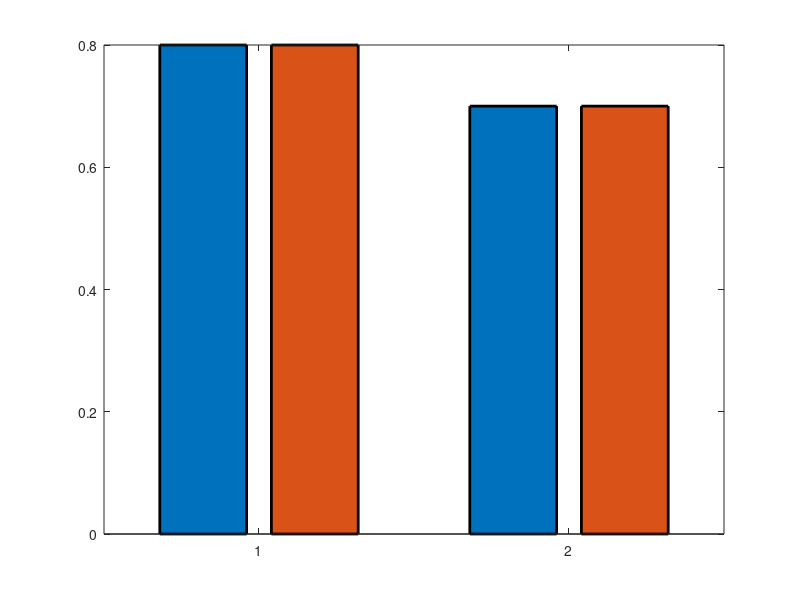

The MATLAB source for this figure: (Note: this script raises an error after producing the figure.)
%% Figure 2

%% Figure 2B - Predicted result

clear; close all

COLOR_PRED_SUCCESS = [0.4660 0.6740 0.1880];
COLOR_PRED_FAIL = [0.5 0.5 0.5];

% Unbiased
unbiased_data = [0.8 0.8; 0.7 0.7];
figure('color', 'w', 'Position', [500, 500, 240, 240]);
b = bar(unbiased_data, 'grouped', 'LineWidth', 2);
hold on;
b(1).FaceColor = COLOR_PRED_SUCCESS;
b(2).FaceColor = COLOR_PRED_FAIL;

ylim([0.5 1]);
legend({'Prediction Success', 'Prediction Fail'}, 'FontSize', 12);
xticks(1:3);
xticklabels({'', '', ''});
yticks([]);
set(gca, 'FontSize', 20, 'LineWidth', 2);
hold off;

% Prediction bias
predbias_data = [0.9 0.7; 0.6 0.8];
figure('color', 'w', 'Position', [500, 500, 240, 240]);
b = bar(predbias_data, 'grouped', 'LineWidth', 2);
hold on;
b(1).FaceColor = COLOR_PRED_SUCCESS;
b(2).FaceColor = COLOR_PRED_FAIL;

ylim([0.5 1]);
xticks(1:3);
xticklabels({'', '', ''});
yticks([]);
set(gca, 'FontSize', 20, 'LineWidth', 2);
hold off;
%% Figure 2B - Actual result

% 4. partner choice
% 5. partner reward
% 7. prediction choice
% 9. self choice

addpath('../behavior_data/OL');
load('OL_Indiv_data.mat');

COL_GROUP = 3;
COL_PARTNER = 4;
COL_REWARD = 5;
COL_PREDICTION = 7;
COL_SELF = 9;

data_blocks = {data_indiv_8, data_indiv_10, data_indiv_12};
n_subj = numel(data_indiv_8);
n_blocks = numel(data_blocks);
n_trials = size(data_blocks{1}{total_subj(1)}, 1);

total_pred_win_count = zeros(n_subj, 1);
total_pred_lose_count = zeros(n_subj, 1);
total_pred_win_stay_count = zeros(n_subj, 1);
total_pred_lose_shift_count = zeros(n_subj, 1);
total_nopred_win_count = zeros(n_subj, 1);
total_nopred_lose_count = zeros(n_subj, 1);
total_nopred_win_stay_count = zeros(n_subj, 1);
total_nopred_lose_shift_count = zeros(n_subj, 1);
pred_win_stay_behavior = nan(n_subj, n_blocks);
pred_lose_shift_behavior = nan(n_subj, n_blocks);
nopred_win_stay_behavior = nan(n_subj, n_blocks);
nopred_lose_shift_behavior = nan(n_subj, n_blocks);

for subj = total_subj
    for p = 1:n_blocks
        data = data_blocks{p}{subj};
        
        pred_win_count = 0; pred_win_stay_count = 0; pred_win_shift_count = 0;
        pred_lose_count = 0; pred_lose_stay_count = 0; pred_lose_shift_count = 0;
        nopred_win_count = 0; nopred_win_stay_count = 0; nopred_win_shift_count = 0;
        nopred_lose_count = 0; nopred_lose_stay_count = 0; nopred_lose_shift_count = 0;
        
        for t = 1:n_trials
            if data(t, COL_PREDICTION) == data(t, COL_PARTNER)
                if data(t, COL_REWARD) == 1
                    pred_win_count = pred_win_count + 1;
                    if data(t, COL_SELF) == data(t, COL_PARTNER)
                        pred_win_stay_count = pred_win_stay_count + 1;
                    elseif data(t, COL_SELF) ~= data(t, COL_PARTNER)
                        pred_win_shift_count = pred_win_shift_count + 1;
                    end
                else
                    pred_lose_count = pred_lose_count + 1;
                    if data(t, COL_SELF) == data(t, COL_PARTNER)
                        pred_lose_stay_count = pred_lose_stay_count + 1;
                    elseif data(t, COL_SELF) ~= data(t, COL_PARTNER)
                        pred_lose_shift_count = pred_lose_shift_count + 1;
                    end
                end
            else
                if data(t, COL_REWARD) == 1
                    nopred_win_count = nopred_win_count + 1;
                    if data(t, COL_SELF) == data(t, COL_PARTNER)
                        nopred_win_stay_count = nopred_win_stay_count + 1;
                    elseif data(t, COL_SELF) ~= data(t, COL_PARTNER)
                        nopred_win_shift_count = nopred_win_shift_count + 1;
                    end
                else
                    nopred_lose_count = nopred_lose_count + 1;
                    if data(t, COL_SELF) == data(t, COL_PARTNER)
                        nopred_lose_stay_count = nopred_lose_stay_count + 1;
                    elseif data(t, COL_SELF) ~= data(t, COL_PARTNER)
                        nopred_lose_shift_count = nopred_lose_shift_count + 1;
                    end
                end
            end
        end
        pred_win_stay_behavior(subj,p) = pred_win_stay_count/pred_win_count;
        pred_lose_shift_behavior(subj,p) = pred_lose_shift_count/pred_lose_count;
        nopred_win_stay_behavior(subj,p) = nopred_win_stay_count/nopred_win_count;
        nopred_lose_shift_behavior(subj,p) = nopred_lose_shift_count/nopred_lose_count;

        total_pred_win_count(subj,1) = total_pred_win_count(subj,1) + pred_win_count;
        total_pred_lose_count(subj,1) = total_pred_lose_count(subj,1) + pred_lose_count;
        total_nopred_win_count(subj,1) = total_nopred_win_count(subj,1) + nopred_win_count;
        total_nopred_lose_count(subj,1) = total_nopred_lose_count(subj,1) + nopred_lose_count;

        total_pred_win_stay_count(subj,1) = total_pred_win_stay_count(subj,1) + pred_win_stay_count;
        total_pred_lose_shift_count(subj,1) = total_pred_lose_shift_count(subj,1) + pred_lose_shift_count;
        total_nopred_win_stay_count(subj,1) = total_nopred_win_stay_count(subj,1) + nopred_win_stay_count;
        total_nopred_lose_shift_count(subj,1) = total_nopred_lose_shift_count(subj,1) + nopred_lose_shift_count;
    end
end

pred_WS = total_pred_win_stay_count ./ total_pred_win_count;
pred_LS = total_pred_lose_shift_count ./ total_pred_lose_count;
pred_WSLS = (total_pred_win_stay_count + total_pred_lose_shift_count) ./ (total_pred_win_count + total_pred_lose_count);

nopred_WS = total_nopred_win_stay_count ./ total_nopred_win_count;
nopred_LS = total_nopred_lose_shift_count ./ total_nopred_lose_count;
nopred_WSLS = (total_nopred_win_stay_count + total_nopred_lose_shift_count) ./ (total_nopred_win_count + total_nopred_lose_count);

mean_pred_WS = mean(pred_WS(total_subj,:));
mean_pred_LS = mean(pred_LS(total_subj,:));
mean_pred_WSLS = mean(pred_WSLS(total_subj,:));

mean_nopred_WS = mean(nopred_WS(total_subj,:));
mean_nopred_LS = mean(nopred_LS(total_subj,:));
mean_nopred_WSLS = mean(nopred_WSLS(total_subj,:));

sem_pred_WS = std(pred_WS(total_subj,:))/sqrt(length(total_subj));
sem_pred_LS = std(pred_LS(total_subj,:))/sqrt(length(total_subj));
sem_pred_WSLS = std(pred_WSLS(total_subj,:))/sqrt(length(total_subj));

sem_nopred_WS = std(nopred_WS(total_subj,:))/sqrt(length(total_subj));
sem_nopred_LS = std(nopred_LS(total_subj,:))/sqrt(length(total_subj));
sem_nopred_WSLS = std(nopred_WSLS(total_subj,:))/sqrt(length(total_subj));

pred_data = [mean_pred_WS mean_nopred_WS; ...
    mean_pred_LS mean_nopred_LS];
pred_sem_data = [sem_pred_WS sem_nopred_WS; ...
    sem_pred_LS sem_nopred_LS];

numGroups = size(pred_data, 1);
numBars = size(pred_data, 2); 

groupWidth = min(0.8, numBars/(numBars + 1.5));

figure('color', 'w', 'Position', [500, 500, 320, 280]);
b = bar(pred_data, 'grouped', 'LineWidth', 2);
hold on;
b(1).FaceColor = COLOR_PRED_SUCCESS;
b(2).FaceColor = COLOR_PRED_FAIL;

for i = 1:numBars
    x = (1:numGroups) - groupWidth/2 + (2*i-1) * groupWidth / (2*numBars); 
    err = errorbar(x, pred_data(:,i), pred_sem_data(:,i), 'k', 'linestyle', 'none', 'LineWidth', 3);
    err.CapSize = 15;
end
ylim([0.5 1]);
legend({'Prediction Success', 'Prediction Fail'}, 'FontSize', 12);
xticks(1:3);
xticklabels({'', '', ''});
set(gca, 'FontSize', 20, 'LineWidth', 2);

hold off;

[h_ws_pred_vs_nopred, p_ws_pred_vs_nopred, ci_ws_pred_vs_nopred, stats_ws_pred_vs_nopred] = ttest(pred_WS(total_subj), nopred_WS(total_subj));
[h_ls_pred_vs_nopred, p_ls_pred_vs_nopred, ci_ls_pred_vs_nopred, stats_ls_pred_vs_nopred] = ttest(pred_LS(total_subj), nopred_LS(total_subj));

%%% (Prediction) Win-Stay & Lose-Shift
%% Figure 2C

% 4. partner choice
% 5. partner reward
% 7. prediction choice
% 9. self choice

if ~exist('data_blocks', 'var') || ~exist('COL_GROUP', 'var')
    addpath('../behavior_data/OL');
    load('OL_Indiv_data.mat');
    COL_GROUP = 3;
    COL_PARTNER = 4;
    COL_REWARD = 5;
    COL_PREDICTION = 7;
    COL_SELF = 9;
    data_blocks = {data_indiv_8, data_indiv_10, data_indiv_12};
    n_subj = numel(data_indiv_8);
    n_blocks = numel(data_blocks);
    n_trials = size(data_blocks{1}{total_subj(1)}, 1);
end

total_pred_win_In_count = zeros(n_subj, 1);
total_pred_lose_In_count = zeros(n_subj, 1);
total_pred_win_In_stay_count = zeros(n_subj, 1);
total_pred_lose_In_shift_count = zeros(n_subj, 1);
total_nopred_win_In_count = zeros(n_subj, 1);
total_nopred_lose_In_count = zeros(n_subj, 1);
total_nopred_win_In_stay_count = zeros(n_subj, 1);
total_nopred_lose_In_shift_count = zeros(n_subj, 1);

total_pred_win_Out_count = zeros(n_subj, 1);
total_pred_lose_Out_count = zeros(n_subj, 1);
total_pred_win_Out_stay_count = zeros(n_subj, 1);
total_pred_lose_Out_shift_count = zeros(n_subj, 1);
total_nopred_win_Out_count = zeros(n_subj, 1);
total_nopred_lose_Out_count = zeros(n_subj, 1);
total_nopred_win_Out_stay_count = zeros(n_subj, 1);
total_nopred_lose_Out_shift_count = zeros(n_subj, 1);

pred_win_In_stay_behavior = nan(n_subj, n_blocks);
pred_lose_In_shift_behavior = nan(n_subj, n_blocks);
nopred_win_In_stay_behavior = nan(n_subj, n_blocks);
nopred_lose_In_shift_behavior = nan(n_subj, n_blocks);
pred_win_Out_stay_behavior = nan(n_subj, n_blocks);
pred_lose_Out_shift_behavior = nan(n_subj, n_blocks);
nopred_win_Out_stay_behavior = nan(n_subj, n_blocks);
nopred_lose_Out_shift_behavior = nan(n_subj, n_blocks);

for subj = total_subj
    for p = 1:n_blocks
        data = data_blocks{p}{subj};
        
        pred_win_In_count = 0; pred_win_In_stay_count = 0; pred_win_In_shift_count = 0;
        pred_lose_In_count = 0; pred_lose_In_stay_count = 0; pred_lose_In_shift_count = 0;
        nopred_win_In_count = 0; nopred_win_In_stay_count = 0; nopred_win_In_shift_count = 0;
        nopred_lose_In_count = 0; nopred_lose_In_stay_count = 0; nopred_lose_In_shift_count = 0;
        
        pred_win_Out_count = 0; pred_win_Out_stay_count = 0; pred_win_Out_shift_count = 0;
        pred_lose_Out_count = 0; pred_lose_Out_stay_count = 0; pred_lose_Out_shift_count = 0;
        nopred_win_Out_count = 0; nopred_win_Out_stay_count = 0; nopred_win_Out_shift_count = 0;
        nopred_lose_Out_count = 0; nopred_lose_Out_stay_count = 0; nopred_lose_Out_shift_count = 0;
        
        for t = 1:n_trials
            if data(t, COL_GROUP) == 1
                if data(t, COL_PREDICTION) == data(t, COL_PARTNER)
                    if data(t, COL_REWARD) == 1
                        pred_win_In_count = pred_win_In_count + 1;
                        if data(t, COL_SELF) == data(t, COL_PARTNER)
                            pred_win_In_stay_count = pred_win_In_stay_count + 1;
                        elseif data(t, COL_SELF) ~= data(t, COL_PARTNER)
                            pred_win_In_shift_count = pred_win_In_shift_count + 1;
                        end
                    else
                        pred_lose_In_count = pred_lose_In_count + 1;
                        if data(t, COL_SELF) == data(t, COL_PARTNER)
                            pred_lose_In_stay_count = pred_lose_In_stay_count + 1;
                        elseif data(t, COL_SELF) ~= data(t, COL_PARTNER)
                            pred_lose_In_shift_count = pred_lose_In_shift_count + 1;
                        end
                    end
                else
                    if data(t, COL_REWARD) == 1
                        nopred_win_In_count = nopred_win_In_count + 1;
                        if data(t, COL_SELF) == data(t, COL_PARTNER)
                            nopred_win_In_stay_count = nopred_win_In_stay_count + 1;
                        elseif data(t, COL_SELF) ~= data(t, COL_PARTNER)
                            nopred_win_In_shift_count = nopred_win_In_shift_count + 1;
                        end
                    else
                        nopred_lose_In_count = nopred_lose_In_count + 1;
                        if data(t, COL_SELF) == data(t, COL_PARTNER)
                            nopred_lose_In_stay_count = nopred_lose_In_stay_count + 1;
                        elseif data(t, COL_SELF) ~= data(t, COL_PARTNER)
                            nopred_lose_In_shift_count = nopred_lose_In_shift_count + 1;
                        end
                    end
                end
            else
                if data(t, COL_PREDICTION) == data(t, COL_PARTNER)
                    if data(t, COL_REWARD) == 1
                        pred_win_Out_count = pred_win_Out_count + 1;
                        if data(t, COL_SELF) == data(t, COL_PARTNER)
                            pred_win_Out_stay_count = pred_win_Out_stay_count + 1;
                        elseif data(t, COL_SELF) ~= data(t, COL_PARTNER)
                            pred_win_Out_shift_count = pred_win_Out_shift_count + 1;
                        end
                    else
                        pred_lose_Out_count = pred_lose_Out_count + 1;
                        if data(t, COL_SELF) == data(t, COL_PARTNER)
                            pred_lose_Out_stay_count = pred_lose_Out_stay_count + 1;
                        elseif data(t, COL_SELF) ~= data(t, COL_PARTNER)
                            pred_lose_Out_shift_count = pred_lose_Out_shift_count + 1;
                        end
                    end
                else
                    if data(t, COL_REWARD) == 1
                        nopred_win_Out_count = nopred_win_Out_count + 1;
                        if data(t, COL_SELF) == data(t, COL_PARTNER)
                            nopred_win_Out_stay_count = nopred_win_Out_stay_count + 1;
                        elseif data(t, COL_SELF) ~= data(t, COL_PARTNER)
                            nopred_win_Out_shift_count = nopred_win_Out_shift_count + 1;
                        end
                    else
                        nopred_lose_Out_count = nopred_lose_Out_count + 1;
                        if data(t, COL_SELF) == data(t, COL_PARTNER)
                            nopred_lose_Out_stay_count = nopred_lose_Out_stay_count + 1;
                        elseif data(t, COL_SELF) ~= data(t, COL_PARTNER)
                            nopred_lose_Out_shift_count = nopred_lose_Out_shift_count + 1;
                        end
                    end
                end
            end
        end
        pred_win_In_stay_behavior(subj,p) = pred_win_In_stay_count/pred_win_In_count;
        pred_lose_In_shift_behavior(subj,p) = pred_lose_In_shift_count/pred_lose_In_count;
        nopred_win_In_stay_behavior(subj,p) = nopred_win_In_stay_count/nopred_win_In_count;
        nopred_lose_In_shift_behavior(subj,p) = nopred_lose_In_shift_count/nopred_lose_In_count;

        pred_win_Out_stay_behavior(subj,p) = pred_win_Out_stay_count/pred_win_Out_count;
        pred_lose_Out_shift_behavior(subj,p) = pred_lose_Out_shift_count/pred_lose_Out_count;
        nopred_win_Out_stay_behavior(subj,p) = nopred_win_Out_stay_count/nopred_win_Out_count;
        nopred_lose_Out_shift_behavior(subj,p) = nopred_lose_Out_shift_count/nopred_lose_Out_count;

        total_pred_win_In_count(subj,1) = total_pred_win_In_count(subj,1) + pred_win_In_count;
        total_pred_lose_In_count(subj,1) = total_pred_lose_In_count(subj,1) + pred_lose_In_count;
        total_nopred_win_In_count(subj,1) = total_nopred_win_In_count(subj,1) + nopred_win_In_count;
        total_nopred_lose_In_count(subj,1) = total_nopred_lose_In_count(subj,1) + nopred_lose_In_count;
        
        total_pred_win_Out_count(subj,1) = total_pred_win_Out_count(subj,1) + pred_win_Out_count;
        total_pred_lose_Out_count(subj,1) = total_pred_lose_Out_count(subj,1) + pred_lose_Out_count;
        total_nopred_win_Out_count(subj,1) = total_nopred_win_Out_count(subj,1) + nopred_win_Out_count;
        total_nopred_lose_Out_count(subj,1) = total_nopred_lose_Out_count(subj,1) + nopred_lose_Out_count;

        total_pred_win_In_stay_count(subj,1) = total_pred_win_In_stay_count(subj,1) + pred_win_In_stay_count;
        total_pred_lose_In_shift_count(subj,1) = total_pred_lose_In_shift_count(subj,1) + pred_lose_In_shift_count;
        total_nopred_win_In_stay_count(subj,1) = total_nopred_win_In_stay_count(subj,1) + nopred_win_In_stay_count;
        total_nopred_lose_In_shift_count(subj,1) = total_nopred_lose_In_shift_count(subj,1) + nopred_lose_In_shift_count;

        total_pred_win_Out_stay_count(subj,1) = total_pred_win_Out_stay_count(subj,1) + pred_win_Out_stay_count;
        total_pred_lose_Out_shift_count(subj,1) = total_pred_lose_Out_shift_count(subj,1) + pred_lose_Out_shift_count;
        total_nopred_win_Out_stay_count(subj,1) = total_nopred_win_Out_stay_count(subj,1) + nopred_win_Out_stay_count;
        total_nopred_lose_Out_shift_count(subj,1) = total_nopred_lose_Out_shift_count(subj,1) + nopred_lose_Out_shift_count;
    end
end

% In
pred_WS_In = total_pred_win_In_stay_count ./ total_pred_win_In_count;
pred_LS_In = total_pred_lose_In_shift_count ./ total_pred_lose_In_count;
pred_WSLS_In = (total_pred_win_In_stay_count + total_pred_lose_In_shift_count) ./ (total_pred_win_In_count + total_pred_lose_In_count);

nopred_WS_In = total_nopred_win_In_stay_count ./ total_nopred_win_In_count;
nopred_LS_In = total_nopred_lose_In_shift_count ./ total_nopred_lose_In_count;
nopred_WSLS_In = (total_nopred_win_In_stay_count + total_nopred_lose_In_shift_count) ./ (total_nopred_win_In_count + total_nopred_lose_In_count);

mean_pred_WS_In = mean(pred_WS_In(total_subj,:), 'omitnan');
sem_pred_WS_In = std(pred_WS_In(total_subj,:), 0, 'omitnan') ./ sqrt(length(total_subj));
mean_pred_LS_In = mean(pred_LS_In(total_subj,:), 'omitnan');
sem_pred_LS_In = std(pred_LS_In(total_subj,:), 0, 'omitnan') ./ sqrt(length(total_subj));
mean_pred_WSLS_In = mean(pred_WSLS_In(total_subj,:), 'omitnan');
sem_pred_WSLS_In = std(pred_WSLS_In(total_subj,:), 0, 'omitnan') ./ sqrt(length(total_subj));

mean_nopred_WS_In = mean(nopred_WS_In(total_subj,:), 'omitnan');
sem_nopred_WS_In = std(nopred_WS_In(total_subj,:), 0, 'omitnan') ./ sqrt(length(total_subj));
mean_nopred_LS_In = mean(nopred_LS_In(total_subj,:), 'omitnan');
sem_nopred_LS_In = std(nopred_LS_In(total_subj,:), 0, 'omitnan') ./ sqrt(length(total_subj));
mean_nopred_WSLS_In = mean(nopred_WSLS_In(total_subj,:), 'omitnan');
sem_nopred_WSLS_In = std(nopred_WSLS_In(total_subj,:), 0, 'omitnan') ./ sqrt(length(total_subj));
% Out
pred_WS_Out = total_pred_win_Out_stay_count ./ total_pred_win_Out_count;
pred_LS_Out = total_pred_lose_Out_shift_count ./ total_pred_lose_Out_count;
pred_WSLS_Out = (total_pred_win_Out_stay_count + total_pred_lose_Out_shift_count) ./ (total_pred_win_Out_count + total_pred_lose_Out_count);

nopred_WS_Out = total_nopred_win_Out_stay_count ./ total_nopred_win_Out_count;
nopred_LS_Out = total_nopred_lose_Out_shift_count ./ total_nopred_lose_Out_count;
nopred_WSLS_Out = (total_nopred_win_Out_stay_count + total_nopred_lose_Out_shift_count) ./ (total_nopred_win_Out_count + total_nopred_lose_Out_count);

mean_pred_WS_Out = mean(pred_WS_Out(total_subj,:), 'omitnan');
sem_pred_WS_Out = std(pred_WS_Out(total_subj,:), 0, 'omitnan') ./ sqrt(length(total_subj));
mean_pred_LS_Out = mean(pred_LS_Out(total_subj,:), 'omitnan');
sem_pred_LS_Out = std(pred_LS_Out(total_subj,:), 0, 'omitnan') ./ sqrt(length(total_subj));
mean_pred_WSLS_Out = mean(pred_WSLS_Out(total_subj,:), 'omitnan');
sem_pred_WSLS_Out = std(pred_WSLS_Out(total_subj,:), 0, 'omitnan') ./ sqrt(length(total_subj));

mean_nopred_WS_Out = mean(nopred_WS_Out(total_subj,:), 'omitnan');
sem_nopred_WS_Out = std(nopred_WS_Out(total_subj,:), 0, 'omitnan') ./ sqrt(length(total_subj));
mean_nopred_LS_Out = mean(nopred_LS_Out(total_subj,:), 'omitnan');
sem_nopred_LS_Out = std(nopred_LS_Out(total_subj,:), 0, 'omitnan') ./ sqrt(length(total_subj));
mean_nopred_WSLS_Out = mean(nopred_WSLS_Out(total_subj,:), 'omitnan');
sem_nopred_WSLS_Out = std(nopred_WSLS_Out(total_subj,:), 0, 'omitnan') ./ sqrt(length(total_subj));

% WS Group
data = [mean_pred_WS_In mean_nopred_WS_In; ...
    mean_pred_WS_Out mean_nopred_WS_Out];
sem_data = [sem_pred_WS_In sem_nopred_WS_In; ...
    sem_pred_WS_Out sem_nopred_WS_Out];

numGroups = size(data, 1);
numBars = size(data, 2); 

groupWidth = min(0.8, numBars/(numBars + 1.5));

figure('color', 'w', 'Position', [500, 500, 320, 280]);
b = bar(data, 'grouped', 'LineWidth', 2);
hold on;

b(1).FaceColor = COLOR_PRED_SUCCESS;
b(2).FaceColor = COLOR_PRED_FAIL;

for i = 1:numBars
    x = (1:numGroups) - groupWidth/2 + (2*i-1) * groupWidth / (2*numBars); 
    err = errorbar(x, data(:,i), sem_data(:,i), 'k', 'linestyle', 'none', 'LineWidth', 3);
    err.CapSize = 15;
end
ylim([0.5 1]);
xticks(1:3);
xticklabels({'', ''});
set(gca, 'FontSize', 20, 'LineWidth', 2);
hold off;

% LS Group
data = [mean_pred_LS_In mean_nopred_LS_In; ...
    mean_pred_LS_Out mean_nopred_LS_Out];
sem_data = [sem_pred_LS_In sem_nopred_LS_In; ...
    sem_pred_LS_Out sem_nopred_LS_Out];

numGroups = size(data, 1);
numBars = size(data, 2); 

groupWidth = min(0.8, numBars/(numBars + 1.5));

figure('color', 'w', 'Position', [500, 500, 320, 280]);
b = bar(data, 'grouped', 'LineWidth', 2);
hold on;
b(1).FaceColor = COLOR_PRED_SUCCESS;
b(2).FaceColor = COLOR_PRED_FAIL;

for i = 1:numBars
    x = (1:numGroups) - groupWidth/2 + (2*i-1) * groupWidth / (2*numBars); 
    err = errorbar(x, data(:,i), sem_data(:,i), 'k', 'linestyle', 'none', 'LineWidth', 3);
    err.CapSize = 15;
end

legend({'Prediction Success', 'Prediction Fail'}, 'FontSize', 12, 'Location', 'North');
xticks(1:3);
xticklabels({'', ''});
set(gca, 'FontSize', 20, 'LineWidth', 2);
ylim([0.5 1]);

hold off;
